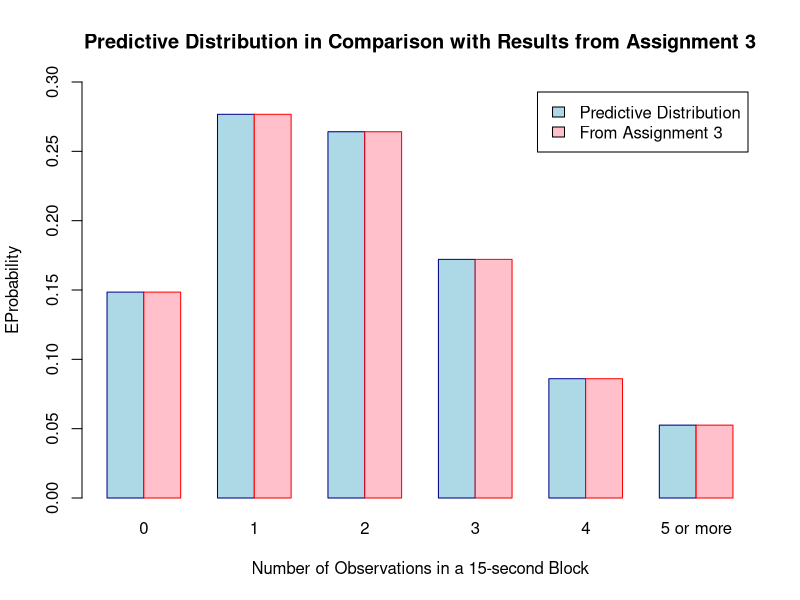

Source code (R):
if(!is.null(dev.list())) dev.off()
cat("\014") 
rm(list=ls())

carCounts <- c(3, 5, 7, 3, 3)  # Counts were given as inputs for HW 4

#prior
alpha0=1
beta0=Inf
#poesterior
alpha1=alpha0+sum(carCounts*c(0:4))
beta1=1/(1/beta0 + sum(carCounts))
#predictive
size=alpha1 
prob=1/(1+beta1)

predMass=dnbinom(0:4, size, prob)  #using a negative binomial distribution for predictive distribution

PMF <- c(0.14847768,0.27670841,0.26413075,0.17208518,0.08604259)  #from Assignment 3

Data <- rbind(c(predMass,1-sum(predMass)),c(PMF,1-sum(PMF)))
barplot(Data,main="Predictive Distribution in Comparison with Results from Assignment 3", 
        xlab="Number of Observations in a 15-second Block", 
        ylab="EProbability", col=c("lightblue","pink"), 
        border=c("darkblue","red"),names.arg =c(0:4,"5 or more"), beside=TRUE,
        legend=c("Predictive Distribution","From Assignment 3"),ylim=c(0,0.3))

